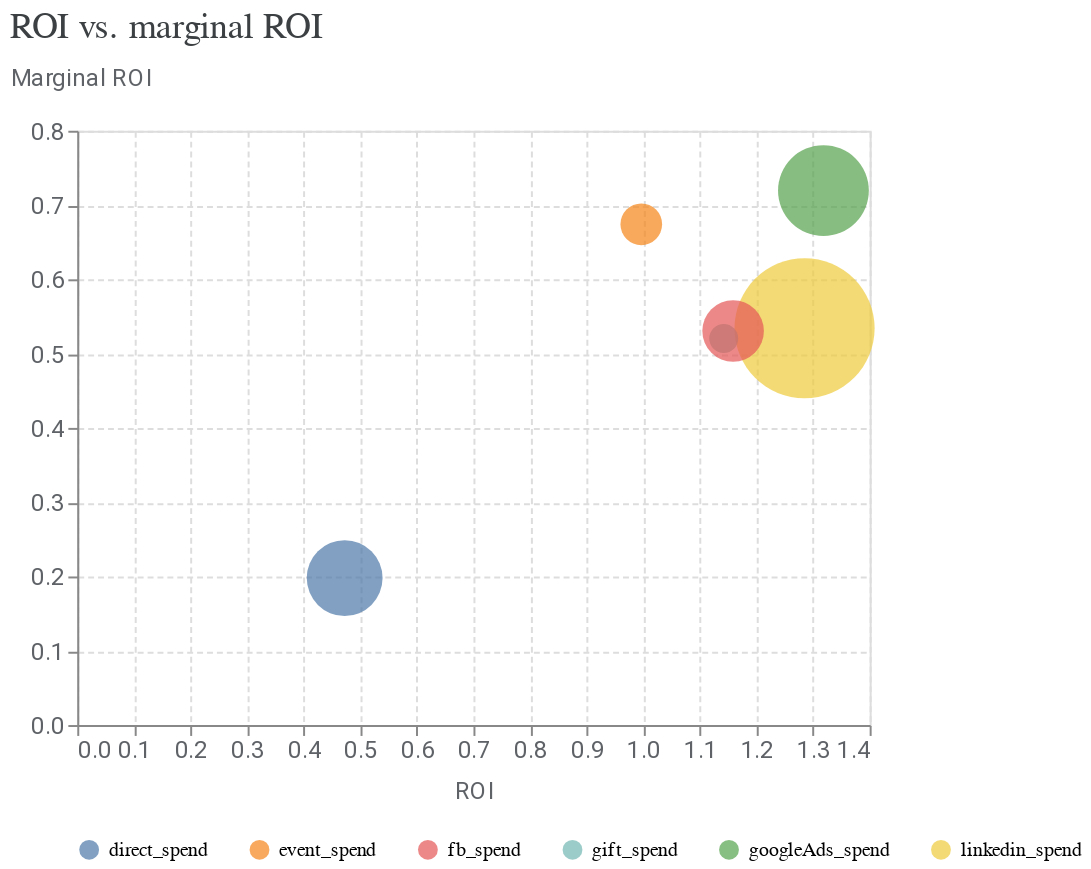

The cell this chart's notebook holds for it:
### Code cell
media_summary.plot_roi_vs_mroi()

### Figure 1 — Vega-Lite specification as saved in the notebook (floating-point values rounded to 4 significant figures)
{"config": {"view": {"continuousWidth": 300, "continuousHeight": 300}, "axis": {"gridDash": [3, 2], "labelColor": "#5F6368", "labelFont": "Roboto", "labelFontSize": 12, "titleColor": "#5F6368", "titleFont": "Roboto", "titleFontSize": 12, "titleFontWeight": "normal", "titlePadding": 10}}, "data": {"name": "data-9768d511ac8cd0a6e1696772f2b3707f"}, "mark": {"type": "circle", "size": 80, "tooltip": true}, "encoding": {"color": {"field": "channel", "legend": {"columnPadding": 20, "columns": 7, "orient": "bottom", "rowPadding": 10, "title": null}, "type": "nominal"}, "size": {"field": "spend", "legend": null, "scale": {"range": [100, 5000]}, "type": "quantitative"}, "x": {"field": "roi", "scale": {}, "title": "ROI", "type": "quantitative"}, "y": {"axis": {"titleAlign": "left", "titleAngle": 0, "titleY": -20}, "field": "mroi", "scale": {}, "title": "Marginal ROI", "type": "quantitative"}}, "title": {"text": "ROI vs. marginal ROI", "anchor": "start", "color": "#3C4043", "font": "Google Sans Display", "fontSize": 18, "fontWeight": "normal", "offset": 10}, "width": 400, "$schema": "https://vega.github.io/schema/vega-lite/v5.20.1.json", "datasets": {"data-9768d511ac8cd0a6e1696772f2b3707f": [{"channel": "linkedin_spend", "roi": 1.285, "mroi": 0.5341, "spend": 3842000.0}, {"channel": "gift_spend", "roi": 1.142, "mroi": 0.5202, "spend": 89410.0}, {"channel": "direct_spend", "roi": 0.4724, "mroi": 0.1978, "spend": 1070000.0}, {"channel": "fb_spend", "roi": 1.159, "mroi": 0.5304, "spend": 679500.0}, {"channel": "googleAds_spend", "roi": 1.318, "mroi": 0.7195, "spend": 1569000.0}, {"channel": "event_spend", "roi": 0.9965, "mroi": 0.674, "spend": 268400.0}]}}
